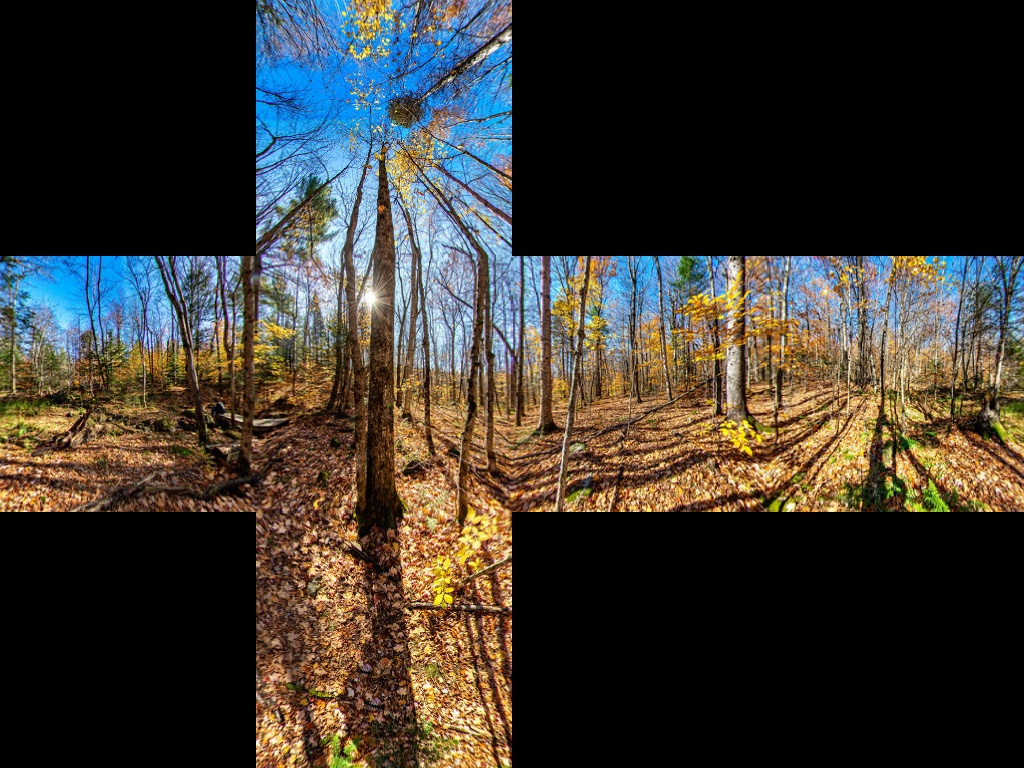
//> input picture data/cubemap_dice.jpg, 1024 x 768 px
$ ./cubemap2persp   (built with g++ and OpenCV 4)
//> lines starting //> are read from the running program, lines starting //| are printed output that depends on the picture
//> further down, frame is the input picture: 768 rows x 1024 cols, CV_8UC3; mean B, G, R 48.2, 54.9, 59.1
### omnicv/utils.hpp
#include <opencv2/opencv.hpp>
#include <string>

using namespace std;
using namespace cv;

class fisheyeImgConv
{

    public:

        std::string filePath;
        int Wd;
        int Hd;
        int Ws;
        int Hs;
        cv::Mat map_x;
        cv::Mat map_y;
        bool singleLens;
        int Cx;
        int Cy;
        int radius;
        int aperture;
        bool dice;
        int side;


        fisheyeImgConv(std::string paramFilePath="None");
        void fisheye2equirect(const cv::Mat &srcFrame, cv::Mat &dstFrame, cv::Size outShape, int aperture=0, int delx=0, int dely=0, int radius=0, bool edit_mode=false);
        void meshgrid(const cv::Range &xgv, const cv::Range &ygv,cv::Mat &X, cv::Mat &Y);
        void applyMap(const int &map, const cv::Mat &srcFrame, cv::Mat &dstFrame);
        void equirect2cubemap(const cv::Mat &srcFrame,cv::Mat &dstFrame, const int side=256, const bool modif=false, const bool dice = false);
        void cubemap2equirect(const cv::Mat &srcFrame1, const cv::Size outShape, cv::Mat &outFrame);
        void equirect2persp(const cv::Mat &img, cv::Mat &dstFrame,float FOV, float THETA, float PHI, int Hd, int Wd);
        void cubemap2persp(const cv::Mat &img, cv::Mat &dstFrame, float FOV, float THETA, float PHI, int Hd, int Wd);
        void equirect2Fisheye_UCM(const cv::Mat &img, cv::Mat &dstFrame, cv::Size outShape, float f=50, float xi=1.2,float alpha=0, float beta=0, float gamma=0);
        void equirect2Fisheye_EUCM(const cv::Mat &img, cv::Mat &dstFrame, cv::Size outShape, float f=50, float a_ = 0.5, float b_=0.5, float alpha=0, float beta=0, float gamma=0);
        void equirect2Fisheye_FOV(const cv::Mat &img, cv::Mat &dstFrame, cv::Size outShape, float f=50, float w_=1.2,float alpha=0, float beta=0, float gamma=0);
        void equirect2Fisheye_DS(const cv::Mat &img, cv::Mat &dstFrame, cv::Size outShape, float f=50, float a_ = 0.5, float xi_=0.5, float alpha=0, float beta=0, float gamma=0);
        cv::Mat RMat(double alpha, double beta, double gamma);
};

### omnicv/imgMap.cpp
#include"utils.hpp"
#include<fstream>
#include<iostream>
#include<string>
#include <complex>
#define CV_INTER_CUBIC 2

fisheyeImgConv::fisheyeImgConv(std::string paramFilePath)
: filePath {paramFilePath} {}

// [314 lines left out: functions meshgrid, RMat, fisheye2equirect, applyMap, equirect2cubemap, not called in this run]

void fisheyeImgConv::cubemap2equirect(const cv::Mat &srcFrame1, const cv::Size outShape, cv::Mat &dstFrame)
{
//> called with outShape = Size(1600, 800)
	int h{srcFrame1.rows};
//> h = 768
	int w{srcFrame1.cols};
//> w = 1024

	this->Hs = h;
//> this->Hs = 768
	this->Ws = w;
//> this->Ws = 1024

	cv::Mat srcFrame;

	bool dice{(h*1.0/w) == (3.0/4.0)};
//> dice = true
	int side{0};

	if (dice)
	{
		cv::Mat t_;

		side = h/3;
//> side = 256

		srcFrame = cv::Mat::zeros(side,side*6,CV_8UC3);

		srcFrame1.rowRange(side,side*2).colRange(side,side*2).copyTo(srcFrame.rowRange(0,side).colRange(0,side));
		srcFrame1.rowRange(side,side*2).colRange(0,side).copyTo(srcFrame.rowRange(0,side).colRange(side*3,side*4));
		srcFrame1.rowRange(side*2,side*3).colRange(side,side*2).copyTo(srcFrame.rowRange(0,side).colRange(side*5,side*6));
		cv::flip(srcFrame1.rowRange(0,side).colRange(side,side*2), t_,0);
		// srcFrame1.rowRange(0,side).colRange(side,side*2).copyTo(t_);
		t_.copyTo(srcFrame.rowRange(0,side).colRange(side*4,side*5));
//> srcFrame: 256 rows x 1536 cols, CV_8UC3; mean B, G, R 67, 71.2, 73.2
		// cv::flip(srcFrame1.rowRange(side,side*2).colRange(side*2,side*3), t_,1);
		srcFrame1.rowRange(side,side*2).colRange(side*2,side*3).copyTo(t_);
		t_.copyTo(srcFrame.rowRange(0,side).colRange(side,side*2));
//> srcFrame: 256 rows x 1536 cols, CV_8UC3; mean B, G, R 81.3, 89.9, 95.5
		// cv::flip(srcFrame1.rowRange(side,side*2).colRange(side*3,side*4), t_,1);
		srcFrame1.rowRange(side,side*2).colRange(side*3,side*4).copyTo(t_);
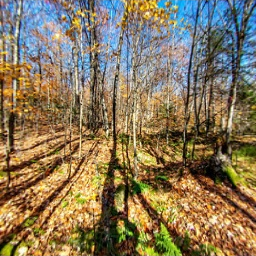
//> t_: 256 rows x 256 cols, CV_8UC3; mean B, G, R 90.3, 119.4, 135.7
		t_.copyTo(srcFrame.rowRange(0,side).colRange(side*2,side*3));
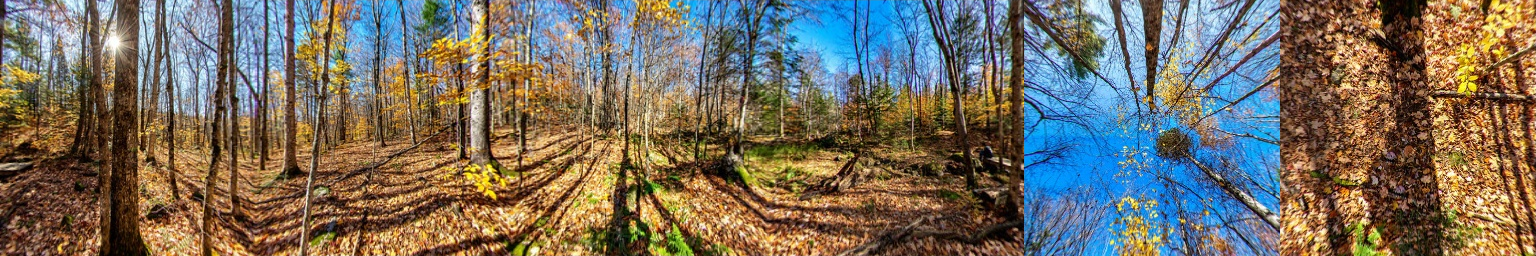
//> srcFrame: 256 rows x 1536 cols, CV_8UC3; mean B, G, R 96.4, 109.8, 118.1
	}
	else
		srcFrame1.copyTo(srcFrame);

	/*
	NOTE IMP IDEA FOR CODE:
	Keep the cubemap image as it is and do not stack it one over the other. your x coordinate will change as x+ix where i is the face id
	or the ith face in the cube map. This will be more convinient and easy to impliment. So you find the X,Y as it is and then find the
	face id and then add the i*x component to the X map. Note that the Y map will be same for all the faces. This will be easier.
	In python we did not do this because we were easily able to index the elements using numpy concepts.
	*/

	int face_w{srcFrame.rows};
//> face_w = 256

	float phi,theta,x_,y_;
	float x,y,z,idx1,idx2;
	int face_id;
	float phi_,theta_;

	this->Hd = outShape.height;
//> this->Hd = 800
	this->Wd = outShape.width;
//> this->Wd = 1600

	this->map_x = cv::Mat::zeros(this->Hd, this->Wd, CV_32FC1);
//> this->map_x: 800 rows x 1600 cols, CV_32FC1; every value is 0
	this->map_y = cv::Mat::zeros(this->Hd, this->Wd, CV_32FC1);

	for(size_t j{0}; j< this->map_x.rows; j++)
	{
		for(size_t i{0}; i< this->map_x.cols; i++)
		{
			phi = (i*1.0/this->Wd - 0.5)*2*CV_PI;
			theta = (0.5 - j*1.0/this->Hd)*CV_PI;

			if (i < this->Wd/8)
				face_id = 2;
			if ((i >= this->Wd/8)&&(i < this->Wd*3/8))
				face_id = 3;
			if ((i >= this->Wd*3/8)&&(i < this->Wd*5/8))
				face_id = 0;
			if ((i >= this->Wd*5/8)&&(i < this->Wd*7/8))
				face_id = 1;
			if (i >= this->Wd*7/8)
				face_id = 2;

			// phi_ = ((i%int(this->Wd/4))*1.0/(this->Wd/4) - 0.5)*(CV_PI/2);
			phi_ = (((i+int(this->Wd/8))%int(this->Wd/4))*1.0/(this->Wd/4) - 0.5)*(CV_PI/2);

			// break;
			idx1 = this->Hd/2 - (std::atan(std::cos(phi_))*this->Hd/CV_PI);
			idx2 = this->Hd/2 + (std::atan(std::cos(phi_))*this->Hd/CV_PI);

			if (j < idx1)
			{
				x_ = 0.5*std::tan(CV_PI / 2 - theta)*std::sin(phi);
				y_ = -0.5*std::tan(CV_PI / 2 - theta)*std::cos(phi);
				face_id = 4;

				this->map_x.at<float>(j,i) = (x_ + 0.5)*face_w + face_id*face_w -1;
				this->map_y.at<float>(j,i) = (y_ + 0.5)*face_w -1;
			}
			else if (j > idx2)
			{
				x_ = 0.5*std::tan(CV_PI / 2 - std::abs(theta))*std::sin(phi);
				y_ = -0.5*std::tan(CV_PI / 2 - std::abs(theta))*std::cos(phi);
				face_id = 5;
				this->map_x.at<float>(j,i) = (x_ + 0.5)*face_w + face_id*face_w -1 ;
				this->map_y.at<float>(j,i) = (y_ + 0.5)*face_w -1 ;
			}
			else
			{
				x_ = 0.5*std::tan(phi - CV_PI*face_id/2);
				y_ = -0.5*std::tan(theta)/std::cos(phi - CV_PI*face_id/2);
				this->map_x.at<float>(j,i) = (x_ + 0.5)*face_w + face_id*face_w;
				this->map_y.at<float>(j,i) = (y_ + 0.5)*face_w - 0.5;

			}
		}
	}
//> this loop made 800 passes
//> theta on passes 1 to 3: 1.57, 1.57, 1.56
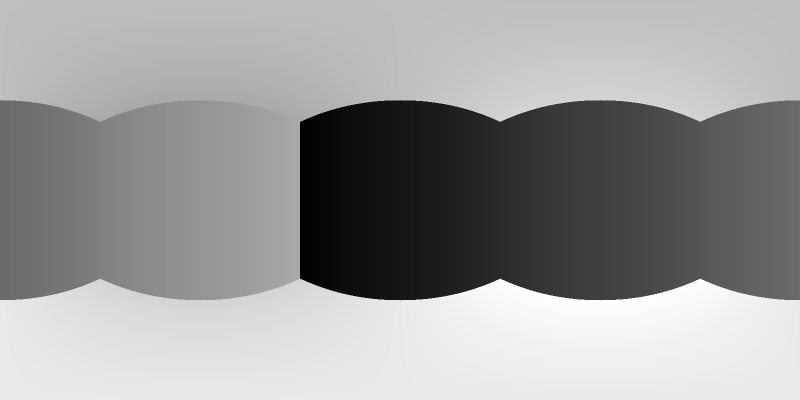
//> this->map_x: 800 rows x 1600 cols, CV_32FC1 (shown at 1/2 size); min 0, max 1535, mean 921.9; drawn with min black and max white
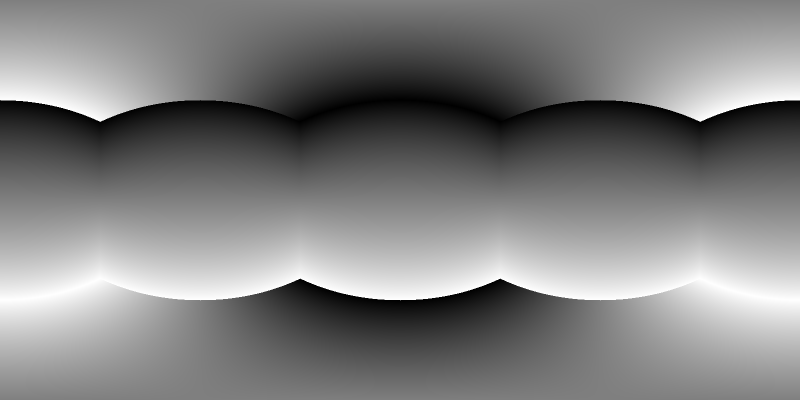
//> this->map_y: 800 rows x 1600 cols, CV_32FC1 (shown at 1/2 size); min -0.999, max 255.5, mean 127.2; drawn with min black and max white
//> after the loop, phi = 3.14; theta = -1.57; face_id = 5; phi_ = -0.00393; idx1 = 200; idx2 = 600

	cv::remap(srcFrame, dstFrame, this->map_x, this->map_y, CV_INTER_CUBIC,2);

	srcFrame.release();
}


// [92 lines left out: function equirect2persp, not called in this run]

void fisheyeImgConv::cubemap2persp(const cv::Mat &img1, cv::Mat &dstFrame,float FOV, float THETA, float PHI, int Hd, int Wd)
{
	cv::Mat img;

	this->cubemap2equirect(img1,cv::Size (4*Hd,2*Hd), img);

	int equ_h{img.rows};
//> equ_h = 800
	int equ_w{img.cols};
//> equ_w = 1600

	float equ_cx = equ_w/2.0;
//> equ_cx = 800
	float equ_cy = equ_h/2.0;
//> equ_cy = 400

	float wFOV = FOV;
	float hFOV = Hd*1.0/Wd*wFOV;

	float c_x = Wd/2.0;
	float c_y = Hd/2.0;

	// float wangle = (180 - wFOV)/2.0;
	float w_len = 2*std::tan(wFOV*CV_PI/360.0);
	float w_interva = w_len*1.0/Wd;

	// float hangle = (180 - hFOV)/2.0;
	float h_len = 2*std::tan(hFOV*CV_PI/360.0);
	float h_interva = h_len*1.0/Hd;

	this->Hd = Hd;
	this->Wd = Wd;

	this->map_x = cv::Mat::zeros(this->Hd, this->Wd, CV_32FC1);
	this->map_y = cv::Mat::zeros(this->Hd, this->Wd, CV_32FC1);

	float x_,y_,z_,r;
	cv::Mat R;
	cv::Mat XYZ = (cv::Mat_<double>(3,1) << x_,y_,z_);

	float alpha{0};
	float beta = -PHI*CV_PI/180.0;
	float gamma = THETA*CV_PI/180.0;

	// std::cout << alpha << ", " << beta << ", " << gamma;

	cv::Mat Rx = (cv::Mat_<double>(3,3) << 1,0,0,0,std::cos(alpha),-1*std::sin(alpha),0,std::sin(alpha),std::cos(alpha));
	cv::Mat Ry = (cv::Mat_<double>(3,3) << std::cos(beta),0,-1*std::sin(beta),0,1,0,std::sin(beta),0,std::cos(beta));
	cv::Mat Rz = (cv::Mat_<double>(3,3) << std::cos(gamma),-1*std::sin(gamma),0,std::sin(gamma),std::cos(gamma),0,0,0,1);
	R = Rz*Ry*Rx;

	float lat,lon;

	for(size_t x{0}; x<Wd; x++)
	{
		for(size_t y{0}; y<Hd; y++)
		{
			x_ = 1;
			y_ = (x*1.0/Wd - 0.5)*w_len;
			z_ = (y*1.0/Hd - 0.5)*h_len;

			r = std::sqrt(x_*x_ + y_*y_ + z_*z_);

			x_ = x_*1.0/r;
			y_ = y_*1.0/r;
			z_ = z_*1.0/r;

			XYZ.at<double>(0,0) = x_;
			XYZ.at<double>(1,0) = y_;
			XYZ.at<double>(2,0) = z_;

			// std::cout << "Before : " << XYZ << std::endl;
			XYZ = R*XYZ;
			// std::cout << "After : " << XYZ << std::endl;
			x_ = XYZ.at<double>(0,0);
			y_ = XYZ.at<double>(1,0);
			z_ = XYZ.at<double>(2,0);

			lon = (std::asin(z_)/CV_PI + 0.5)*equ_h;
			lat = (std::atan2(y_,x_+0.01)/(2*CV_PI) + 0.5)*equ_w;

			// lon = std::asin(z_);
			// lat = std::atan2(y_,x_);

			this->map_x.at<float>(y,x) = lat;
			this->map_y.at<float>(y,x) = lon;
		}
	}
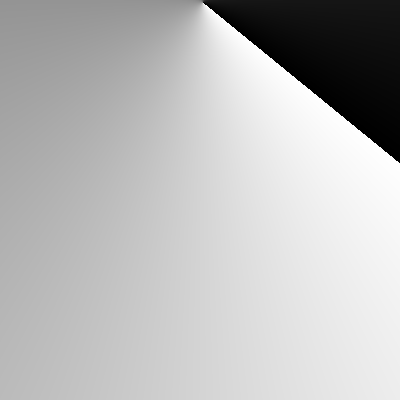
//> this->map_x: 400 rows x 400 cols, CV_32FC1; min 0.00563, max 1600, mean 1166.5; drawn with min black and max white
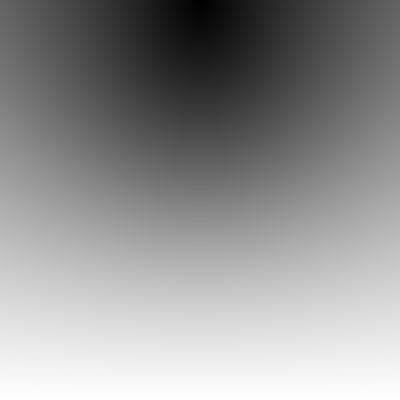
//> this->map_y: 400 rows x 400 cols, CV_32FC1; min 0.0879, max 399.5, mean 231.6; drawn with min black and max white

	// std::cout << this->map_x;


	cv::remap(img, dstFrame, this->map_x, this->map_y, CV_INTER_CUBIC,2);
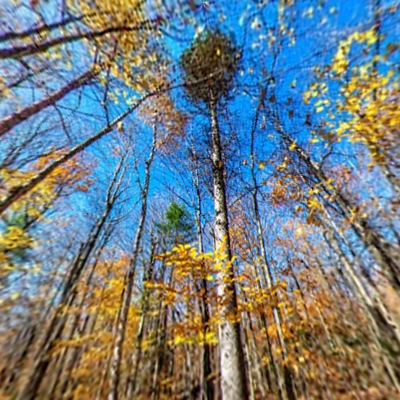
//> dstFrame: 400 rows x 400 cols, CV_8UC3; mean B, G, R 129.8, 125.7, 113.1
	// cv::imshow("output",dstFrame);
	// cv::waitKey(0);

	R.release();
	XYZ.release();

}


// [324 lines left out: functions equirect2Fisheye_UCM, equirect2Fisheye_EUCM, equirect2Fisheye_FOV, equirect2Fisheye_DS, not called in this run]

### Examples/cubemap2persp.cpp
#include<iostream>
#include<opencv2/opencv.hpp>
#include"../omnicv/utils.hpp"
#include <opencv2/core/core.hpp>
#define CV_WINDOW_NORMAL 0

// Creating the display window
int H = 500;
int W = 500;

std::string WINDOW_NAME{"viewer"};

int main()
{
  cv::namedWindow(WINDOW_NAME,CV_WINDOW_NORMAL);
  // cv::resizeWindow(WINDOW_NAME, 400, 400);

  cv::Mat frame;
  cv::Mat outFrame;

  frame = cv::imread("../data/cubemap_dice.jpg");
  cv::imshow(WINDOW_NAME,frame);
  cv::waitKey(0);
  fisheyeImgConv mapper1;

  mapper1.cubemap2persp(frame,outFrame,90,120,45, 400,400);
  cv::imshow("output image",outFrame);
  cv::waitKey(0);

  return 0;
}

$ run again, with data/cubemap.jpg copied over data/cubemap_dice.jpg
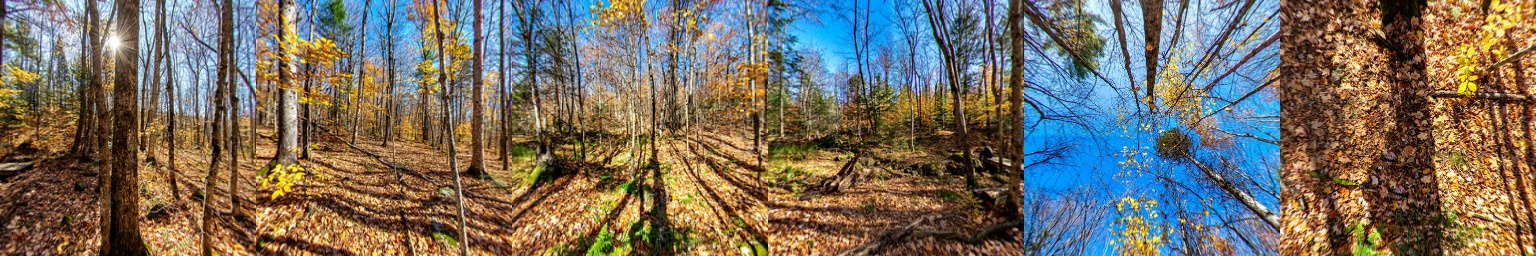
//> input picture data/cubemap.jpg, 1536 x 256 px
//> frame is the input picture: 256 rows x 1536 cols, CV_8UC3; mean B, G, R 96.4, 109.8, 118.1
//> in cubemap2equirect, `this->Hd = outShape.height;`: this->Hd = 800
//> in cubemap2equirect, `this->Wd = outShape.width;`: this->Wd = 1600
//> the loop in cubemap2equirect, `for(size_t j{0}; j< this->map_x.rows; j++)` made 800 passes
//> theta on passes 1 to 3: 1.57, 1.57, 1.56
//> after the loop in cubemap2equirect, `for(size_t j{0}; j< this->map_x.rows; j++)`: phi = 3.14; theta = -1.57; face_id = 5; phi_ = -0.00393; idx1 = 200; idx2 = 600
//> in cubemap2equirect, `cv::remap(srcFrame, dstFrame, this->map_x, this->map_y, CV_INTER_CUBIC..`:
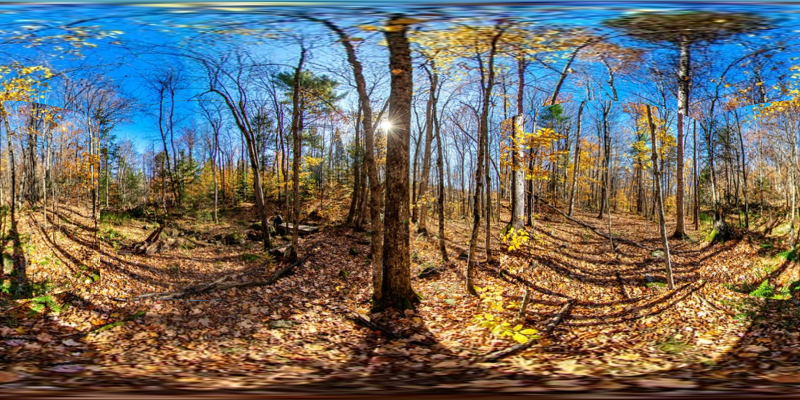
//> dstFrame: 800 rows x 1600 cols, CV_8UC3 (shown at 1/2 size); mean B, G, R 99, 107.2, 110.8
//> in cubemap2persp, `cv::remap(img, dstFrame, this->map_x, this->map_y, CV_INTER_CUBIC,2);`:
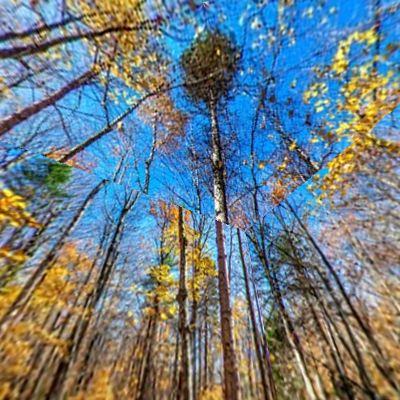
//> dstFrame: 400 rows x 400 cols, CV_8UC3; mean B, G, R 132.7, 125.4, 109.5

$ run again, with data/equirect_temp1.jpg copied over data/cubemap_dice.jpg
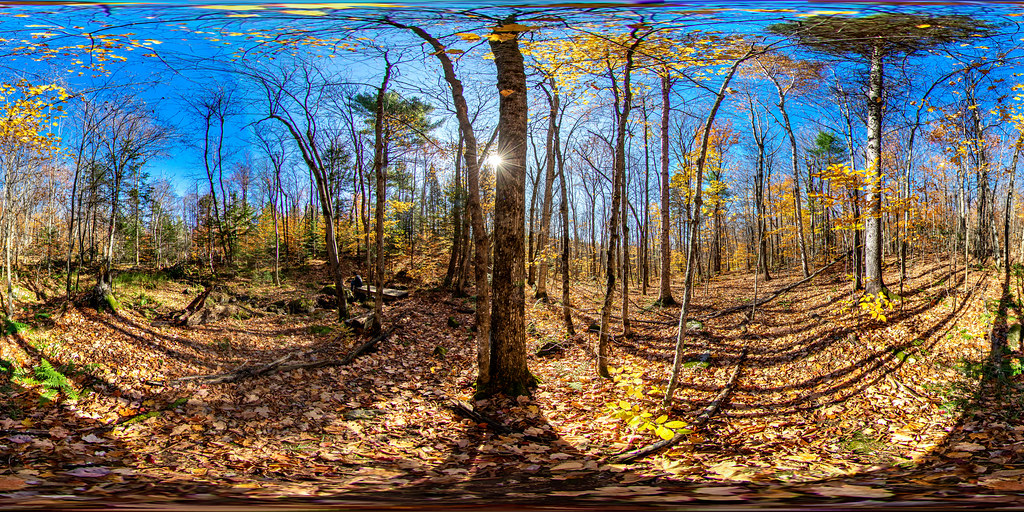
//> input picture data/equirect_temp1.jpg, 1024 x 512 px
//> frame is the input picture: 512 rows x 1024 cols, CV_8UC3; mean B, G, R 98.5, 107, 110.7
//> in cubemap2equirect, `this->Hd = outShape.height;`: this->Hd = 800
//> in cubemap2equirect, `this->Wd = outShape.width;`: this->Wd = 1600
//> the loop in cubemap2equirect, `for(size_t j{0}; j< this->map_x.rows; j++)` made 800 passes
//> theta on passes 1 to 3: 1.57, 1.57, 1.56
//> after the loop in cubemap2equirect, `for(size_t j{0}; j< this->map_x.rows; j++)`: phi = 3.14; theta = -1.57; face_id = 5; phi_ = -0.00393; idx1 = 200; idx2 = 600
//> in cubemap2equirect, `cv::remap(srcFrame, dstFrame, this->map_x, this->map_y, CV_INTER_CUBIC..`:
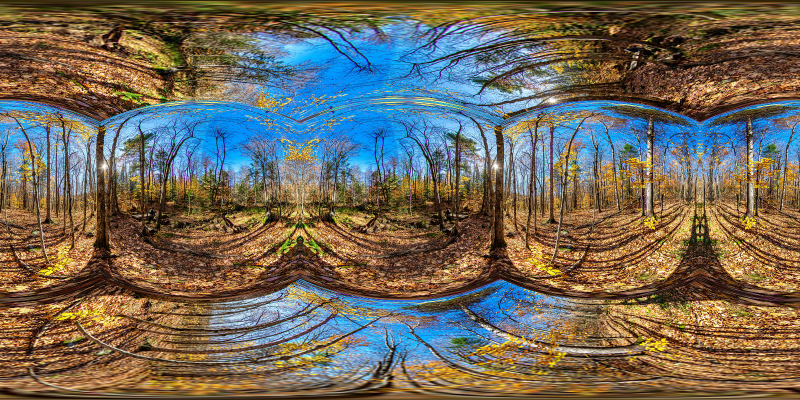
//> dstFrame: 800 rows x 1600 cols, CV_8UC3 (shown at 1/2 size); mean B, G, R 90.9, 105.1, 112.9
//> in cubemap2persp, `cv::remap(img, dstFrame, this->map_x, this->map_y, CV_INTER_CUBIC,2);`:
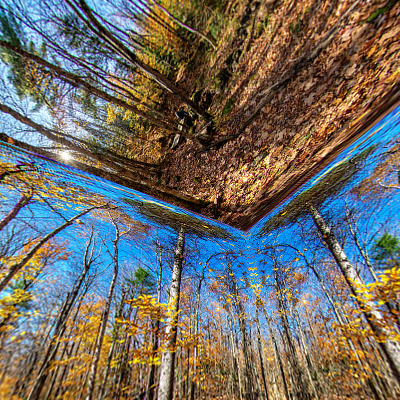
//> dstFrame: 400 rows x 400 cols, CV_8UC3; mean B, G, R 100.3, 107.4, 110.8
